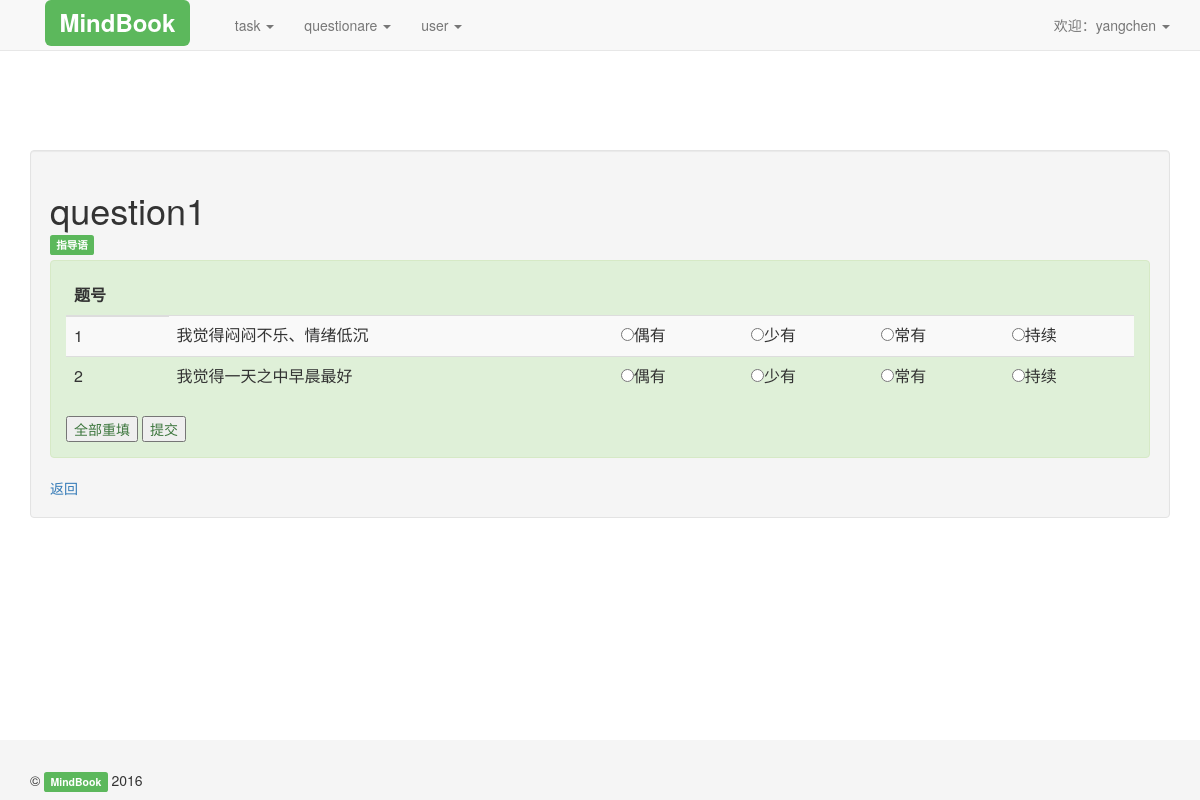
The app's page /qq/qview/1/ (signed in) with its own data.
### qq/models.py (models this page shows, shortened)
class Questionare(models.Model):
    creater = models.ForeignKey(User)
    title = models.CharField(u'名称*',max_length=2000,blank=False, null=True,)
    desc = models.TextField(u'简介',max_length=2000,blank=True, null=True)
    guidance = models.TextField(u'指导语',max_length=2000,blank=True, null=True)
    item_count = models.CharField(u'题目数',max_length=2000,blank=True, null=True,default = '0')
    sub_count = models.CharField(u'子维度数',max_length=2000,blank=True, null=True,default = '0')
    created_time = models.DateTimeField()
    item_file = models.FileField(u'上传题目*',blank=False,null=True)
    file_name = models.CharField(max_length=2000,blank=True, null=True)
    file_path = models.CharField(max_length=2000,blank=True, null=True)
    topic = models.CharField(max_length=2000,blank=True, null=True)
    file_format = models.CharField(max_length=2000,blank=True, null=True)
    if_stored = models.CharField(max_length=2000,blank=True, null=True,default = 'not')
    if_in_use = models.CharField(max_length=2000,blank=True, null=True,default = 'not')

class Question(models.Model):
    q_order = models.CharField(max_length=2000,blank=True, null=True)# 在问卷内的题目序号
    q_name = models.CharField(max_length=2000,blank=True, null=True)
    group = models.CharField(max_length=2000,blank=True, null=True)
    qn_id = models.ForeignKey(Questionare)#大哥是问卷Questionare
    qn_name = models.CharField(max_length=2000,blank=True, null=True)

class Option(models.Model):
    o_order = models.CharField(max_length=2000,blank=True, null=True)# 在题目内的序号
    o_name = models.CharField(max_length=2000,blank=True, null=True)
    o_value = models.CharField(max_length=2000,blank=True, null=True)
    q_id = models.ForeignKey(Question)#大哥是问题Question
    q_name = models.CharField(max_length=2000,blank=True, null=True)
    qn_id = models.ForeignKey(Questionare)#大哥的大哥是问卷Questionare
    qn_name = models.CharField(max_length=2000,blank=True, null=True)#大哥的大哥

### qq/views.py (the view)
# urls.py: url(r'qview/(?P<pp>[0-9]+)/$', 'qq.views.qview', name='qview'),
@login_required
def qview(request,pp):
    generate_user = request.user.username
    user = User.objects.get(username__exact= generate_user)
    if user is not None and user.is_active:
        qn = get_object_or_404(Questionare, pk=pp)
        qqs = Question.objects.filter(qn_id_id=qn.id)
        qqids = []
        for qq in qqs:
            qqid = int(qq.id)
            qqids.append(qqid)
        ops = Option.objects.filter(q_id_id__in=qqids)
        alreadytaken = 'no'
        isrecord = QnRecord.objects.filter(Q(taker_id=user), Q(qn_id=qn))
        if isrecord.count():
                alreadytaken = 'yes'
        return render_to_response('qq/qview.html', RequestContext(request,
            {'qn': qn,
            'qqs': qqs,
            'ops': ops,
            'isrecord': isrecord,
            'qqids': qqids,
            'alreadytaken': alreadytaken,
            }))

### qq/templates/qq/qview.html (shortened to what this page needs)
{% extends 'base.html' %}
{% block content %}
    <div  class="well">
       <h1>{{qn.title}}</h1>
        <h5><span class="label label-success">指导语</span>{{qn.guidance}}</h5>
<form action="{% url 'q_submit' pp=qn.pk %} " method="POST"  class="alert alert-success">
<table class="table table-striped">
            <thead>
              <tr>
                <th>题号</th>
            </tr>
           </thead>
            <tbody>
           {% for qq in qqs %}
              <tr>
                <td>{{qq.q_order}}</td>
                <td>{{qq.q_name}}</td>
                {% for op in ops %}
                    {% if op.q_id.id == qq.id %}
                  <td><input type="radio" name="q{{qq.id}}" value="{{op.o_name}}" />{{op.o_name}}</td>
                    {% endif %}
                {% endfor %}
            </tr>
            {% endfor %}
            </tbody>
          </table>
<input type="reset" value="全部重填"/> <input type="submit" value="提交"/>
</form>
<a href="javascript:history.go(-1)"> 返回</a>
</div>
{% endblock %}

### templates/base.html (shortened to what this page needs)
﻿{% load staticfiles %}
<!DOCTYPE html>
<html lang="zh-CN">
  <head>
    <link href="{% static 'css/bootstrap.min.css' %}" rel="stylesheet">
    <link href="{% static 'css/offcanvas.css' %}" rel="stylesheet">
    <link href="{% static 'css/sticky-footer-navbar.css' %}" rel="stylesheet">
  </head>
  <body>
    <nav class="navbar navbar-default navbar-fixed-top">
      <div class="container">
        <div class="navbar-header">
          <a class="navbar-brand" href="/"><span class="label label-success">MindBook</span></a>
        </div>
        <div id="navbar" class="navbar-collapse collapse">
        {% if user.is_authenticated %}
        <ul class="nav navbar-nav">
            {% if perms.accounts.is_teacher %}
                    <li class="dropdown">
                      <a href="/#" class="dropdown-toggle" data-toggle="dropdown" role="button" aria-haspopup="true" aria-expanded="false">task <span class="caret"></span></a>
                    </li>
                    <li class="dropdown">
                      <a href="/#" class="dropdown-toggle" data-toggle="dropdown" role="button" aria-haspopup="true" aria-expanded="false">questionare <span class="caret"></span></a>
                    </li>
                    <li class="dropdown">
                      <a href="/#" class="dropdown-toggle" data-toggle="dropdown" role="button" aria-haspopup="true" aria-expanded="false">user <span class="caret"></span></a>
                    </li>
            {% endif %}
          </ul>
          <ul class="nav navbar-nav navbar-right">
            <li class="dropdown">
              <a href="/" class="dropdown-toggle" data-toggle="dropdown" role="button" aria-haspopup="true" aria-expanded="false">欢迎：{{user.username}} <span class="caret"></span></a>
            </li>
          </ul>
        {% else %}
          <ul class="nav navbar-nav navbar-right">
            <li ><a href="{% url 'login' %}" > <span class="label label-primary">登录</span></a></li>
            <li > <a href="{% url 'register' %}"  ><span class="label label-primary">注册</span></a></li>
      {% endif %}
        </div>
      </div>
    </nav>
  <div class="container">
{% block content %}
{% endblock %}
    </div>
    <footer class="footer">
      <div class="container">
        © <span class="label label-success">MindBook</span> 2016
      </div>
    </footer>
  </body>
</html>

### accounts/static/css/offcanvas.css (style rules this page uses)
html, body { overflow-x: hidden; }
body { padding-top: 70px; }
footer { padding: 30px 0; }

### accounts/static/css/sticky-footer-navbar.css (style rules this page uses)
html { position: relative; min-height: 100%; }
body { margin-bottom: 60px; }
.footer { position: absolute; bottom: 0; width: 100%; height: 60px; background-color: #f5f5f5; }
body > .container { padding: 60px 15px 0; }
.footer > .container { padding-right: 15px; padding-left: 15px; }

### records on screen
Questionare: title "question1"
Question: q_order "1", q_name "我觉得闷闷不乐、情绪低沉"
Option: o_name "偶有"
Option: o_name "少有"
Option: o_name "常有"
Option: o_name "持续"
Question: q_order "2", q_name "我觉得一天之中早晨最好"
Option: o_name "偶有"
Option: o_name "少有"
Option: o_name "常有"
Option: o_name "持续"

### other values on screen
{{ user.username }} "yangchen"
